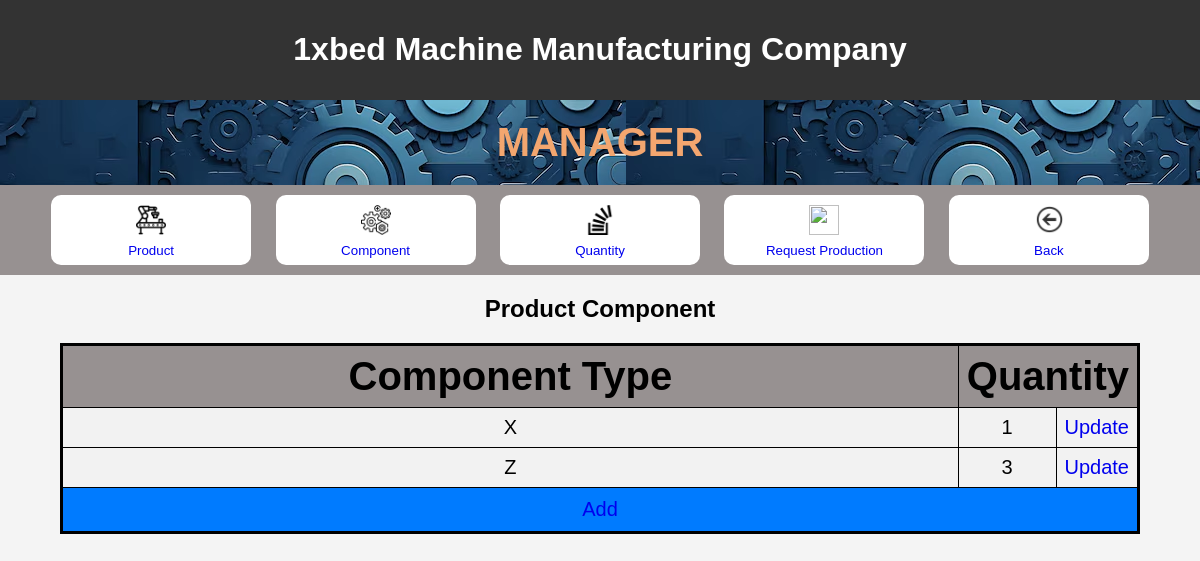
/manager/product/B/, run on the app's committed database.
### myproject/models.py (models this page shows)
class ProductComponent(models.Model):
    product_type = models.CharField(max_length=100)
    component_type = models.CharField(max_length=100)
    quantity = models.IntegerField()

### myproject/views.py (the view)
# urls.py: path("manager/product/<str:product_type>/", views.Product_.show_component, name="manager/product/product_type"),
    def show_component(request, product_type):
        product = get_object_or_404(Product, product_type=product_type)
        list_pro_com = ProductComponent.objects.filter(product_type=product.product_type)
        context = {"list_pro_com": list_pro_com, "product": product}
        return render(request, "myproject/product/show_component.html", context)

### myproject/templates/myproject/product/show_component.html (shortened to what this page needs)
<!DOCTYPE html>
<html lang="en">
<head>
    {% load static %}
    <link rel="stylesheet" href="{% static 'css/welcomepage.css' %}">
</head>
<body>
    <header>
        <h1>
            1xbed Machine Manufacturing Company
        </h1>
    </header>
    <div id = headerweb>
        <h1 id = welcome>
        MANAGER
        </h1>
    </div>
    <div id = link>
        <div>
    <button id = choice ><a
    href="/manager/product">
        <img id =icon src="{% static 'img/product.png' %}"
        width="50"
        height="50" >
        <br>
        Product
    </a></button>
    <button id = choice><a
        href="/manager/component">
            <img id =icon src="{% static 'img/component.png' %}"
            width="50"
            height="50" >
            <br>
            Component
    </a></button>
    <button id = choice><a
        href="/manager/quantity">
            <img id =icon src="{% static 'img/quantity.png' %}"
            width="50"
            height="50" >
            <br>
            Quantity
    </a></button>
    <button id = choice><a
        href="/manager/request_production">
            <img id =icon src="{% static 'img/checker.png' %}"
            width="50"
            height="50" >
            <br>
            Request Production
    </a></button>
    <button id = choice>
        <a
        href="/manager/product">
        <img id =icon src="{% static 'img/back.png' %}"
        width="50"
        height="50">
        <br>
        Back
    </a> </button>
    </div>
</div>
    <h2>
        Product Component
    </h2>
<table border="1">
    <tr>
        <th>Component Type</th>
        <th colspan="2">Quantity</th>
    </tr>
{% for pro_com in list_pro_com %}
    <tr>
        <td id = maincol>{{ pro_com.component_type }}</td>
        <td>{{ pro_com.quantity }}</td>
        <td width =5%><a href="{{ pro_com.component_type }}">{{"Update"}}</a></td>
    </tr>
{% endfor %}
<tr>
    <td id = add colspan="3">
        <a href="add_component" id="add" class="button">Add</a>
    </td>
</tr>
</table>
</body>
</html>

### myproject/static/css/welcomepage.css (style rules this page uses)
body { font-family: Arial, sans-serif; margin: 0; padding: 0; background-color: #f4f4f4; }
header { background-color: #333; color: #fff; padding: 10px 0; text-align: center; }
h1#welcome { background-image: url('logo.jpg'); font-size: 40px; margin: 0; padding: 20px 0; color: #f3a66f; text-align: center; font-style: bold; }
h2 { text-align: center; margin-bottom: 20px; color: black; }
button#choice { background-color: white; color: #fff; border: none; padding: 10px 20px; border-radius: 10px; cursor: pointer; position: center; width: 200px; height: 70px; margin: 10px; }
div#link { display: flex; justify-content: center; align-items: center; flex-wrap: wrap; background-color: #979191; height: 90px; }
table { width: 90%; border-collapse: collapse; background-color: #f2f2f2; font-size: 20px; border: 3px solid black; margin-top: 10px; margin: auto; }
td { border: 1px solid black; padding: 8px; text-align: center; }
td#add { background-color: #007bff; color: white; text-align: center; padding: 10px; height: 20px; }
a { display: inline-block; width: 100%; text-decoration: none; text-align: center; line-height: 20px; }
#maincol { width: 90%; }
th { border: 1px solid black; padding: 8px; text-align: center; font-size: 40px; background-color: #979191; }
img#icon { width: 30px; height: 30px; }

### data on the page
ProductComponent: component_type "X", quantity "1", value "Update"
ProductComponent: component_type "Z", quantity "3", value "Update"
